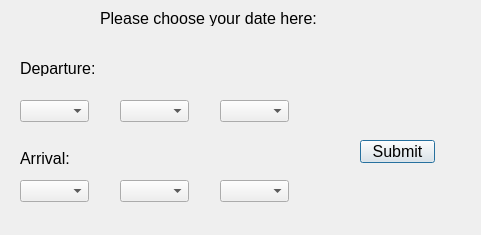
<?xml version="1.0" encoding="UTF-8"?>
<ui version="4.0">
 <class>Date_Time</class>
 <widget class="QDialog" name="Date_Time">
  <property name="geometry">
   <rect>
    <x>0</x>
    <y>0</y>
    <width>481</width>
    <height>235</height>
   </rect>
  </property>
  <property name="windowTitle">
   <string>Dialog</string>
  </property>
  <widget class="QLabel" name="label">
   <property name="geometry">
    <rect>
     <x>100</x>
     <y>10</y>
     <width>281</width>
     <height>16</height>
    </rect>
   </property>
   <property name="font">
    <font>
     <pointsize>12</pointsize>
    </font>
   </property>
   <property name="text">
    <string>Please choose your date here:</string>
   </property>
  </widget>
  <widget class="QLabel" name="label_2">
   <property name="geometry">
    <rect>
     <x>20</x>
     <y>60</y>
     <width>91</width>
     <height>16</height>
    </rect>
   </property>
   <property name="font">
    <font>
     <pointsize>12</pointsize>
    </font>
   </property>
   <property name="text">
    <string>Departure:</string>
   </property>
  </widget>
  <widget class="QLabel" name="label_3">
   <property name="geometry">
    <rect>
     <x>20</x>
     <y>150</y>
     <width>81</width>
     <height>16</height>
    </rect>
   </property>
   <property name="font">
    <font>
     <pointsize>12</pointsize>
    </font>
   </property>
   <property name="text">
    <string>Arrival:</string>
   </property>
  </widget>
  <widget class="QComboBox" name="comboBox">
   <property name="geometry">
    <rect>
     <x>20</x>
     <y>100</y>
     <width>69</width>
     <height>22</height>
    </rect>
   </property>
  </widget>
  <widget class="QComboBox" name="comboBox_2">
   <property name="geometry">
    <rect>
     <x>20</x>
     <y>180</y>
     <width>69</width>
     <height>22</height>
    </rect>
   </property>
  </widget>
  <widget class="QComboBox" name="comboBox_3">
   <property name="geometry">
    <rect>
     <x>120</x>
     <y>100</y>
     <width>69</width>
     <height>22</height>
    </rect>
   </property>
  </widget>
  <widget class="QComboBox" name="comboBox_4">
   <property name="geometry">
    <rect>
     <x>220</x>
     <y>100</y>
     <width>69</width>
     <height>22</height>
    </rect>
   </property>
  </widget>
  <widget class="QComboBox" name="comboBox_5">
   <property name="geometry">
    <rect>
     <x>120</x>
     <y>180</y>
     <width>69</width>
     <height>22</height>
    </rect>
   </property>
  </widget>
  <widget class="QComboBox" name="comboBox_6">
   <property name="geometry">
    <rect>
     <x>220</x>
     <y>180</y>
     <width>69</width>
     <height>22</height>
    </rect>
   </property>
  </widget>
  <widget class="QPushButton" name="pushButton">
   <property name="geometry">
    <rect>
     <x>360</x>
     <y>140</y>
     <width>75</width>
     <height>23</height>
    </rect>
   </property>
   <property name="font">
    <font>
     <pointsize>12</pointsize>
    </font>
   </property>
   <property name="text">
    <string>Submit</string>
   </property>
  </widget>
 </widget>
 <resources/>
 <connections/>
</ui>
